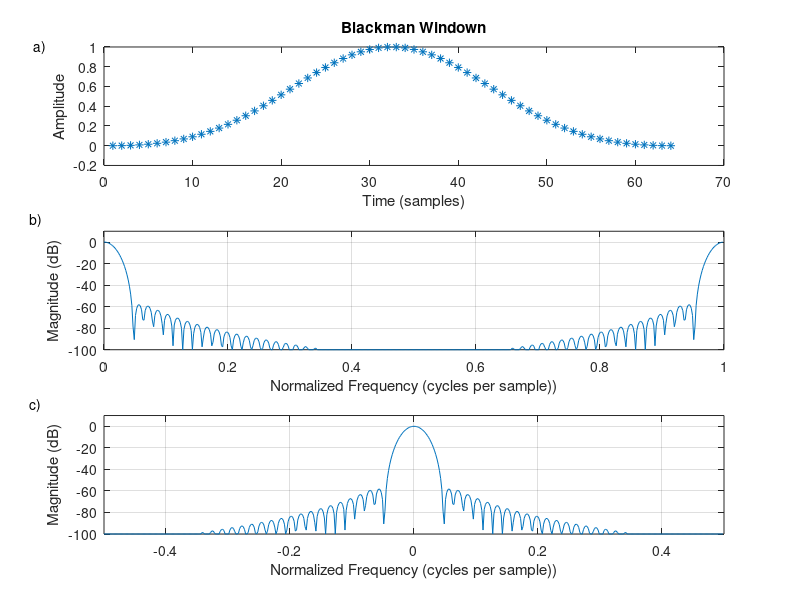

This chart was generated by the following MATLAB code:
close all;
M = 64;
w = blackman(M);
figure(1);

subplot(3, 1, 1);
plot(w, '*');
title('Blackman Windown');
xlabel('Time (samples)');
ylabel('Amplitude');
text(-8,1,'a)');

zpf = 8;
xw = [w', zeros(1,(zpf-1)*M)];      %zero-padded window
Xw = fft(xw);                       %blakman window transform
spec = 20*log10(abs(Xw));
spec = spec - max(spec);
nfft = zpf*M;
spec = max(spec, -100*ones(1,nfft));
fni = [0:1.0/nfft:1-1.0/nfft];
subplot(3, 1, 2);
plot(fni, spec, '-');
axis([0, 1, -100, 10]);
xlabel('Normalized Frequency (cycles per sample))'); 
ylabel('Magnitude (dB)'); grid; text(-.12,20,'b)');

nh = nfft/2;
specnf = [spec(nh+1:nfft),spec(1:nh)];  % see fftshift()
fninf = fni - 0.5;
subplot(3,1,3);
plot(fninf,specnf,'-'); axis([-0.5,0.5,-100,10]); grid;
xlabel('Normalized Frequency (cycles per sample))'); 
ylabel('Magnitude (dB)');
text(-.62,20,'c)'); 
% cmd = ['print -deps ', '../eps/blackman.eps'];
% disp(cmd); 
% eval(cmd);
% disp 'pausing for RETURN (check the plot). . .'; 
% pause